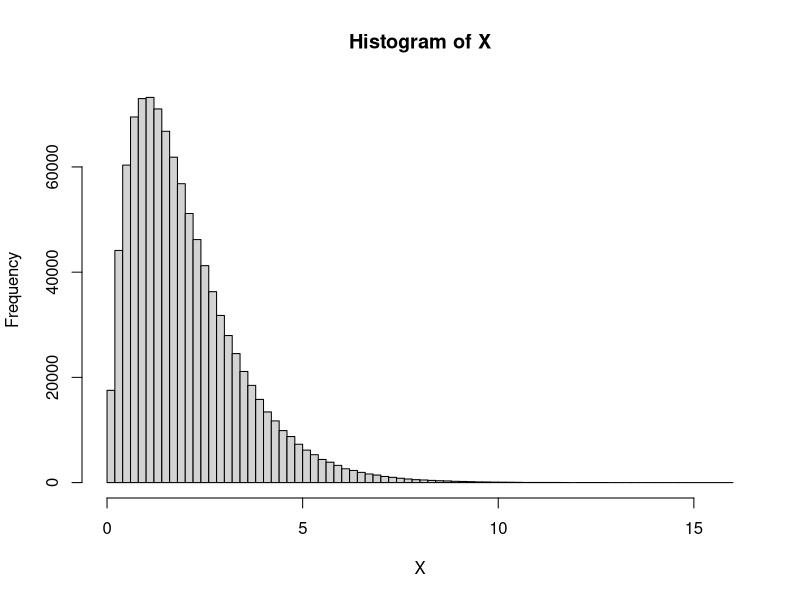

This figure's R source:
set.seed(0328)
c = 4/exp(1)
checkValue = function(){
  x = 0
  while(TRUE){
    x = rexp(1,.5)
    u = runif(1)
    if (u <= x*exp(-x)/(c*.5*exp(-.5*x))){
      break
    }
  }
  return(x)
}


start = Sys.time()

X = replicate(10^6,checkValue())

end = Sys.time()

end-start

hist(X,breaks = 100)


